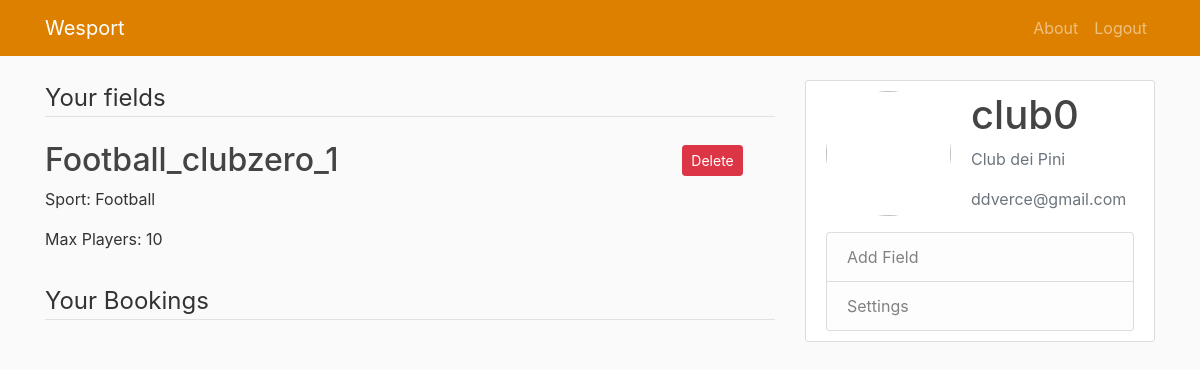
The app's page /club_home (signed in) with its own data.
### wesport/models.py (models this page shows, shortened)
class Field(db.Model):
    id = db.Column(db.Integer, primary_key=True)
    field_name = db.Column(db.String(20), unique=False, nullable=False)
    sport = db.Column(db.String(20), unique=False, nullable=False)
    max_people = db.Column(db.Integer, unique=False, nullable=True)
    club_id = db.Column(db.Integer, db.ForeignKey('club.id'), nullable=False)
    booking = db.relationship('Booking', backref='field', lazy=True)

class User(db.Model, UserMixin):
    id = db.Column(db.Integer, primary_key=True)
    username = db.Column(db.String(20), unique=True, nullable=False)
    email = db.Column(db.String(120), unique=True, nullable=False)
    urole = db.Column(db.String(20), nullable=False)
    password = db.Column(db.String(60), nullable=False)
    clubs = db.relationship('Club', backref='club_user', lazy=True)
    player = db.relationship('Player', backref='player-user', lazy=True)

class Club(db.Model):
    id = db.Column(db.Integer, primary_key=True)
    name = db.Column(db.String(60), unique=True, nullable=False)
    phone_number = db.Column(db.String(20), unique=False, nullable=False)
    city = db.Column(db.String(60), nullable=False)
    address = db.Column(db.String(60), nullable=False)
    lat = db.Column(db.Float(10), nullable=False)
    lon = db.Column(db.Float(10), nullable=False)
    piva = db.Column(db.String(20), unique=True, nullable=False)
    subscription_date = db.Column(db.Date, nullable=False, default=datetime.utcnow)
    image_file = db.Column(db.String(20), nullable=False, default='default_club.jpg')
    user_id = db.Column(db.Integer, db.ForeignKey('user.id'), nullable=False)
    field = db.relationship('Field', backref='club_field', lazy=True)
    rating = db.relationship('ClubRate', backref='club_rate', lazy=True)

### wesport/club/routes.py (the view)
@club.route("/club_home")
def club_home():
    if current_user.is_authenticated:
        if current_user.urole == 'Player':
            return redirect(url_for('player.player_home'))
    club = Club.query.filter_by(user_id=current_user.id).first()
    fields = Field.query.filter_by(club_id=club.id)
    bookings = Booking.query.join(Field, Booking.field_id==Field.id).join(User, Booking.booker_id == User.id).join(Player, User.id == Player.user_id)\
        .add_columns(Booking.id, Booking.title, Booking.date, Booking.startTime, Booking.endTime, Field.club_id, Field.field_name, Player.name)\
        .filter(Field.club_id == club.id)\
        .filter(Booking.date > datetime.now()).all()
    image_file = url_for('static', filename='profile_pics/' + club.image_file)
    return render_template('club_home.html', fields=fields, bookings=bookings, image_file=image_file, club=club)

### wesport/models.py (called while the page is built)
@login_manager.user_loader
def load_user(user_id):
    return User.query.get(int(user_id))

### wesport/templates/club_home.html (shortened to what this page needs)
{% extends "layout.html" %}
{% block content %}
    <fieldset class="form-group">
        <legend class="border-bottom mb-4">Your fields</legend>
        {% for field in fields %}
            <div class="row">
                <div class="col-10">
                    <h2><a class="article-title" href="{{  url_for('club.myfield', field_id=field.id) }}">{{ field.field_name }}</a></h2>
                    <p class="article-content">Sport: {{ field.sport }}</p>
                    <p class="article-content">Max Players: {{ field.max_people }}</p>
                </div>
                <div class="article-metadata col-2" style="border-bottom: none">
                  <div>
                    <button type=button" class="btn btn-danger btn-sm m-1" data-toggle="modal" data-target="#deleteModal{{ field.id }}">Delete</button>
                  </div>
                </div>
            </div>
        {% endfor %}
    </fieldset>
    <fieldset class="form-group">
        <legend class="border-bottom mb-4">Your Bookings</legend>
    </fieldset>
{% endblock content %}
{% block right_content %}
    <div class="media">
        <img class="rounded-circle account-img" src="{{ image_file }}">
        <div class="media-body">
          <h2 class="account-heading">{{current_user.username}}</h2>
          <p class="text-secondary">{{ club.name }}</p>
          <p class="text-secondary">{{ current_user.email }}</p>
        </div>
    </div>
    <ul class="list-group">
        <a class="list-group-item list-group-item-action list-group-item-personal" href="{{ url_for('club.add_field') }}">Add Field</a>
        <a class="list-group-item list-group-item-action list-group-item-personal" href="{{ url_for('main.account') }}">Settings</a>
    </ul>
{% endblock %}

### wesport/static/main.css (style rules this page uses)
body { background: #fafafa; color: #333333; margin-top: 5rem; }
h1, h2, h3, h4, h5, h6 { color: #444444; }
.article-title { color: #444444; }
.article-content { white-space: pre-line; }
.article-metadata { padding-bottom: 1px; margin-bottom: 4px; border-bottom: 1px solid #e3e3e3 }
.account-img { height: 125px; width: 125px; margin-right: 20px; margin-bottom: 16px; }
.account-heading { font-size: 2.5rem; }
.list-group-item-personal { color: #818182; background-color: #fdfdfe; }

### records on screen
Field: field_name "Football_clubzero_1", sport "Football", max_people "10"
User: username "club0", email "ddverce@gmail.com"
Club: name "Club dei Pini"
